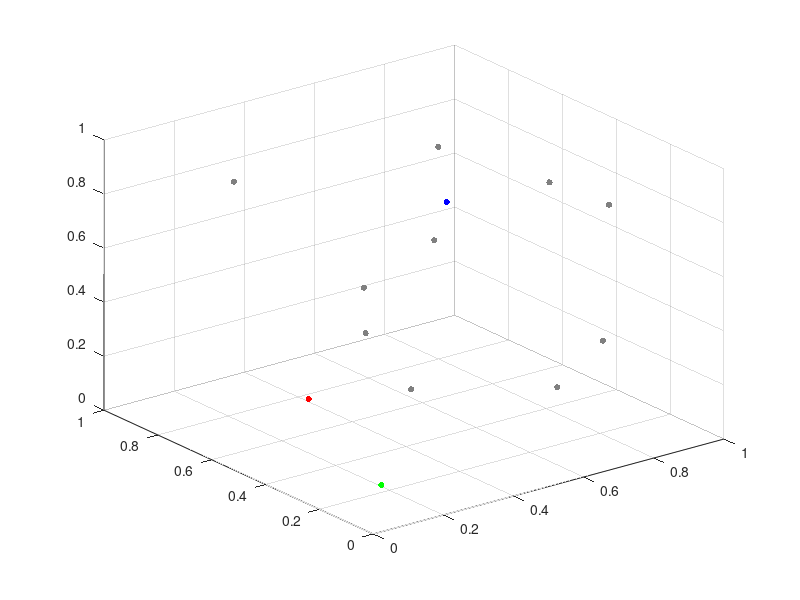

Here is the MATLAB script that generated this plot: (Note: this script raises an error after producing the figure.)

addpath('../');

P1 = [0.2 0.5 0.2; 0.1 0.1 0.1; 0.9 0.9 0.5];
C1 = [1 0 0; 0 1 0; 0 0 1];

Np = 10;
P2 = rand(Np, 3);
C2 = repmat([0.5 0.5 0.5], [Np,1]);

figure,
scatter3(P1(:,1), P1(:,2), P1(:,3), 20, C1, 'filled'); hold on;
scatter3(P2(:,1), P2(:,2), P2(:,3), 20, C2, 'filled');
hold off;

Cb = repmat([0.0 0.0 0.0], [Np,1]);

[P3, C3] = mergePoints(P1, C1, P2, C2, 0.4);

figure,
scatter3(P2(:,1), P2(:,2), P2(:,3), 10, Cb, 'filled'); hold on;
scatter3(P3(:,1), P3(:,2), P3(:,3), 20, C3, 'filled');
hold off;